Frame 1 (no input): blank canvas, image omitted
Frame 60 (the mouse pressed at the canvas centre just before this capture): blank canvas, image omitted
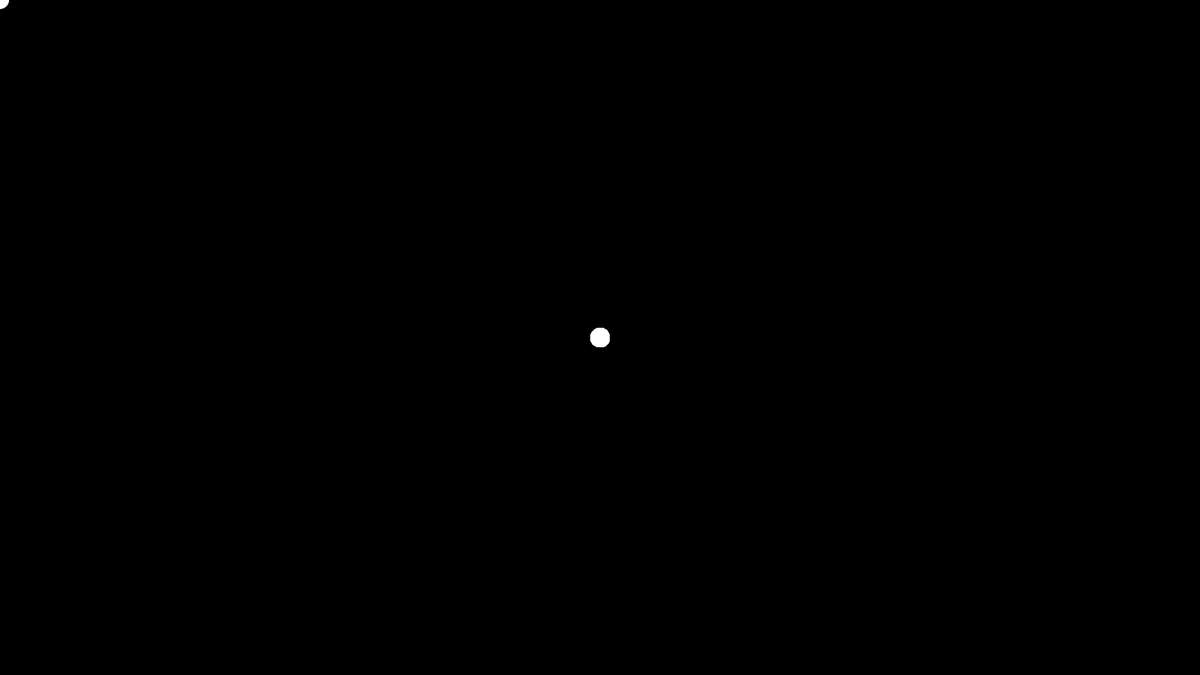
Frame 120 (the mouse held since frame 60 and released just before this capture)

The Processing sketch whose frames 1 and 60 were blank and that drew this single picture after the mouse press (run headless with seeded random() and noise(); from frame 60 on, the mouse is pressed at the canvas centre):

// Processing sketch: processing_169803
// ── processing_169803.pde

/*
------- HOW TO USE THIS -------
- paint by clicking and holding with your mouse
- paint your brush in another colour by pressing:
    r - red
    g - green
    b - blue
    e - erase / black
    any other key - white with black outline - draw different shades of grey by altering your mouse speed
- you can clear your working space by pressing space
*/

//circle declaration

int whiteboxSize=25;

void setup()
{
  size(1600,900);
  background(0);
}

void draw()
{
    //clear
    if (keyPressed) 
        {
         if(key == ' '|| key == ' ') 
           {
             background(0);
           }
        }
                
    //draw or not
    if (mousePressed == true) 
      {
          rotate(0);
      }
    else 
      {
          rotate(PIE);
      }
    
    //colour (black)
    if (keyPressed) 
      {
         if(key == 'e'|| key == 'E')
           {
             fill(0);
             noStroke();
           }
      } 
    else 
      {
         if(mousePressed == true) 
           {
             stroke(255);
             fill(255);
           }
         else 
           {
             stroke(0);
             fill(255);
           }
      }
         
     //colour (red)
     if (keyPressed) 
       {
         if(key == 'r'|| key == 'R')
           {
             fill(255,0,0);
             noStroke();
           }
         
       } 
     else 
       {
         if(mousePressed == true)
           {
             stroke(255);
             fill(255);
           }
         else 
           {
             stroke(0);
             fill(255);
           }
       }
                
     //colour (blue)
     if (keyPressed) 
       {
         if(key == 'b'|| key == 'B') 
           {
             fill(0,0,255);
             noStroke();
           }  
       } 
     else 
       {
         if(mousePressed == true)
           {
             stroke(255);
             fill(255);
           }
         else 
           {
             stroke(0);
             fill(255);
           }
       }
                 
     //colour (green)
     if (keyPressed) 
       {
         if(key == 'g'|| key == 'G') 
           {
             fill(0,255,0);
             noStroke();
           }
         
       }
     else 
       {
         if(mousePressed == true) 
           {
             stroke(255);
             fill(255);
           }
         else
           {
             stroke(0);
             fill(255);
           }
       }
       
     ellipse(mouseX,mouseY,whiteboxSize,whiteboxSize);
}
